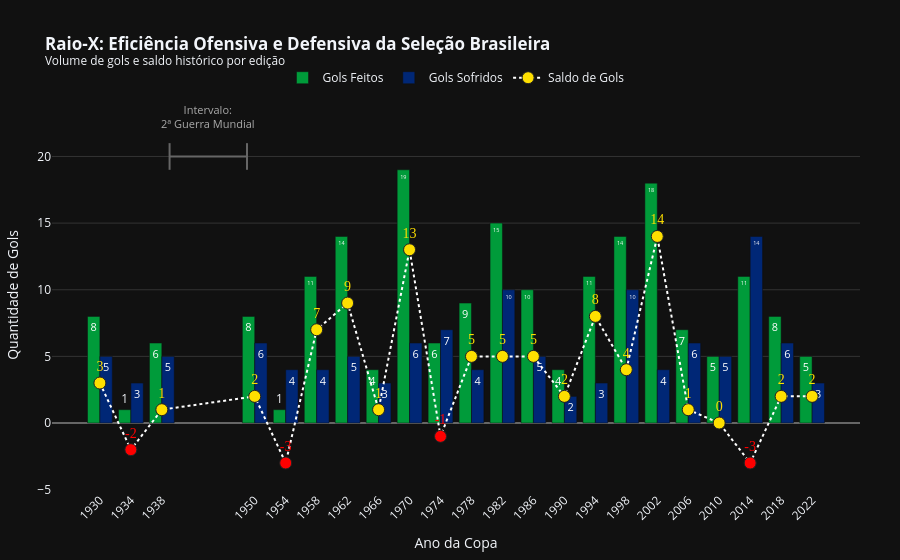

Notebook source saved alongside this figure:
### Markdown cell above
***Criando a visualização do Bloco 1***

### Code cell
fig = go.Figure()

# Cores vibrantes do Dark Mode original
cor_feitos = '#009B3A'   # Verde
cor_sofridos = '#002776' # Azul escuro
cor_saldo_pos = '#FEDF00'# Amarelo Ouro
cor_saldo_neg = '#FF0000'# Vermelho Alerta

# 1. Barra: Gols Feitos
fig.add_trace(go.Bar(
    x=desempenho_por_copa['Year'],
    y=desempenho_por_copa['Gols Feitos'],
    name='Gols Feitos',
    marker_color=cor_feitos,
    text=desempenho_por_copa['Gols Feitos'],
    textposition='auto',
    hovertemplate='<b>%{x}</b>: %{y} Gols Feitos<extra></extra>'
))

# 2. Barra: Gols Sofridos
fig.add_trace(go.Bar(
    x=desempenho_por_copa['Year'],
    y=desempenho_por_copa['Gols Sofridos'],
    name='Gols Sofridos',
    marker_color=cor_sofridos,
    text=desempenho_por_copa['Gols Sofridos'],
    textposition='auto',
    hovertemplate='<b>%{x}</b>: %{y} Gols Sofridos<extra></extra>'
))

# 3. Linha e Marcadores dinâmicos para o Saldo de Gols
cores_saldo = [cor_saldo_pos if saldo >= 0 else cor_saldo_neg for saldo in desempenho_por_copa['Saldo de Gols']]

fig.add_trace(go.Scatter(
    x=desempenho_por_copa['Year'],
    y=desempenho_por_copa['Saldo de Gols'],
    name='Saldo de Gols',
    mode='lines+markers+text',
    line=dict(color='white', width=2, dash='dot'),
    marker=dict(color=cores_saldo, size=12, line=dict(color='#222222', width=1)),
    text=desempenho_por_copa['Saldo de Gols'],
    textposition='top center',
    textfont=dict(color=cores_saldo, size=14, family="Arial Black"),
    hovertemplate='Saldo: %{y}<extra></extra>'
))

# ==========================================
# NOVA REPRESENTAÇÃO DA GUERRA (DISCRETA E ELEGANTE)
# ==========================================

# 1. Adicionando uma linha de seta horizontal (Bracket) no espaço vazio (na altura Y=20 por exemplo)
fig.add_shape(
    type="line",
    x0=1939, y0=20, # Início logo após a copa de 38
    x1=1949, y1=20, # Fim logo antes da copa de 50
    line=dict(color="#666666", width=2, dash="solid"),
)
# Adicionando pequenas "perninhas" verticais para fazer o formato de colchete ] [
fig.add_shape(type="line", x0=1939, y0=19, x1=1939, y1=21, line=dict(color="#666666", width=2))
fig.add_shape(type="line", x0=1949, y0=19, x1=1949, y1=21, line=dict(color="#666666", width=2))

# 2. Adicionando o texto explicativo flutuante acima da linha
fig.add_annotation(
    x=1944, # Centro do período
    y=23,   # Um pouco acima da linha
    text="Intervalo:<br>2ª Guerra Mundial",
    showarrow=False,
    font=dict(color="#AAAAAA", size=11),
    align="center"
)

# ==========================================
# CONFIGURAÇÃO DO LAYOUT
# ==========================================
fig.update_layout(
    title='<b>Raio-X: Eficiência Ofensiva e Defensiva da Seleção Brasileira</b><br><sup>Volume de gols e saldo histórico por edição</sup>',
    template='plotly_dark',
    barmode='group',
    xaxis=dict(
        title='Ano da Copa', 
        tickmode='array', 
        tickvals=desempenho_por_copa['Year'], 
        tickangle=-45,
        type='linear' 
    ),
    yaxis=dict(title='Quantidade de Gols', gridcolor='#333333', zeroline=True, zerolinecolor='#666666', zerolinewidth=2),
    legend=dict(orientation="h", yanchor="bottom", y=1.02, xanchor="center", x=0.5),
    margin=dict(l=40, r=40, t=100, b=40),
    hovermode="x unified",
    plot_bgcolor='#111111',
    paper_bgcolor='#111111'
)

fig.show()

### Figure 1 — Plotly figure (JSON) as saved in the notebook; plotly's stock layout.template omitted (floating-point values rounded to 4 significant figures)
{"data": [{"hovertemplate": "<b>%{x}</b>: %{y} Gols Feitos<extra></extra>", "marker": {"color": "#009B3A"}, "name": "Gols Feitos", "text": [8.0, 1.0, 6.0, 8.0, 1.0, 11.0, 14.0, 4.0, 19.0, 6.0, 9.0, 15.0, 10.0, 4.0, 11.0, 14.0, 18.0, 7.0, 5.0, 11.0, 8.0, 5.0], "textposition": "auto", "type": "bar", "x": [1930, 1934, 1938, 1950, 1954, 1958, 1962, 1966, 1970, 1974, 1978, 1982, 1986, 1990, 1994, 1998, 2002, 2006, 2010, 2014, 2018, 2022], "y": [8, 1, 6, 8, 1, 11, 14, 4, 19, 6, 9, 15, 10, 4, 11, 14, 18, 7, 5, 11, 8, 5]}, {"hovertemplate": "<b>%{x}</b>: %{y} Gols Sofridos<extra></extra>", "marker": {"color": "#002776"}, "name": "Gols Sofridos", "text": [5.0, 3.0, 5.0, 6.0, 4.0, 4.0, 5.0, 3.0, 6.0, 7.0, 4.0, 10.0, 5.0, 2.0, 3.0, 10.0, 4.0, 6.0, 5.0, 14.0, 6.0, 3.0], "textposition": "auto", "type": "bar", "x": [1930, 1934, 1938, 1950, 1954, 1958, 1962, 1966, 1970, 1974, 1978, 1982, 1986, 1990, 1994, 1998, 2002, 2006, 2010, 2014, 2018, 2022], "y": [5, 3, 5, 6, 4, 4, 5, 3, 6, 7, 4, 10, 5, 2, 3, 10, 4, 6, 5, 14, 6, 3]}, {"hovertemplate": "Saldo: %{y}<extra></extra>", "line": {"color": "white", "dash": "dot", "width": 2}, "marker": {"color": ["#FEDF00", "#FF0000", "#FEDF00", "#FEDF00", "#FF0000", "#FEDF00", "#FEDF00", "#FEDF00", "#FEDF00", "#FF0000", "#FEDF00", "#FEDF00", "#FEDF00", "#FEDF00", "#FEDF00", "#FEDF00", "#FEDF00", "#FEDF00", "#FEDF00", "#FF0000", "#FEDF00", "#FEDF00"], "line": {"color": "#222222", "width": 1}, "size": 12}, "mode": "lines+markers+text", "name": "Saldo de Gols", "text": [3.0, -2.0, 1.0, 2.0, -3.0, 7.0, 9.0, 1.0, 13.0, -1.0, 5.0, 5.0, 5.0, 2.0, 8.0, 4.0, 14.0, 1.0, 0.0, -3.0, 2.0, 2.0], "textfont": {"color": ["#FEDF00", "#FF0000", "#FEDF00", "#FEDF00", "#FF0000", "#FEDF00", "#FEDF00", "#FEDF00", "#FEDF00", "#FF0000", "#FEDF00", "#FEDF00", "#FEDF00", "#FEDF00", "#FEDF00", "#FEDF00", "#FEDF00", "#FEDF00", "#FEDF00", "#FF0000", "#FEDF00", "#FEDF00"], "family": "Arial Black", "size": 14}, "textposition": "top center", "type": "scatter", "x": [1930, 1934, 1938, 1950, 1954, 1958, 1962, 1966, 1970, 1974, 1978, 1982, 1986, 1990, 1994, 1998, 2002, 2006, 2010, 2014, 2018, 2022], "y": [3, -2, 1, 2, -3, 7, 9, 1, 13, -1, 5, 5, 5, 2, 8, 4, 14, 1, 0, -3, 2, 2]}], "layout": {"annotations": [{"align": "center", "font": {"color": "#AAAAAA", "size": 11}, "showarrow": false, "text": "Intervalo:<br>2ª Guerra Mundial", "x": 1944, "y": 23}], "barmode": "group", "hovermode": "x unified", "legend": {"orientation": "h", "x": 0.5, "xanchor": "center", "y": 1.02, "yanchor": "bottom"}, "margin": {"b": 40, "l": 40, "r": 40, "t": 100}, "paper_bgcolor": "#111111", "plot_bgcolor": "#111111", "shapes": [{"line": {"color": "#666666", "dash": "solid", "width": 2}, "type": "line", "x0": 1939, "x1": 1949, "y0": 20, "y1": 20}, {"line": {"color": "#666666", "width": 2}, "type": "line", "x0": 1939, "x1": 1939, "y0": 19, "y1": 21}, {"line": {"color": "#666666", "width": 2}, "type": "line", "x0": 1949, "x1": 1949, "y0": 19, "y1": 21}], "title": {"text": "<b>Raio-X: Eficiência Ofensiva e Defensiva da Seleção Brasileira</b><br><sup>Volume de gols e saldo histórico por edição</sup>"}, "xaxis": {"tickangle": -45, "tickmode": "array", "tickvals": [1930, 1934, 1938, 1950, 1954, 1958, 1962, 1966, 1970, 1974, 1978, 1982, 1986, 1990, 1994, 1998, 2002, 2006, 2010, 2014, 2018, 2022], "title": {"text": "Ano da Copa"}, "type": "linear"}, "yaxis": {"gridcolor": "#333333", "title": {"text": "Quantidade de Gols"}, "zeroline": true, "zerolinecolor": "#666666", "zerolinewidth": 2}}}
